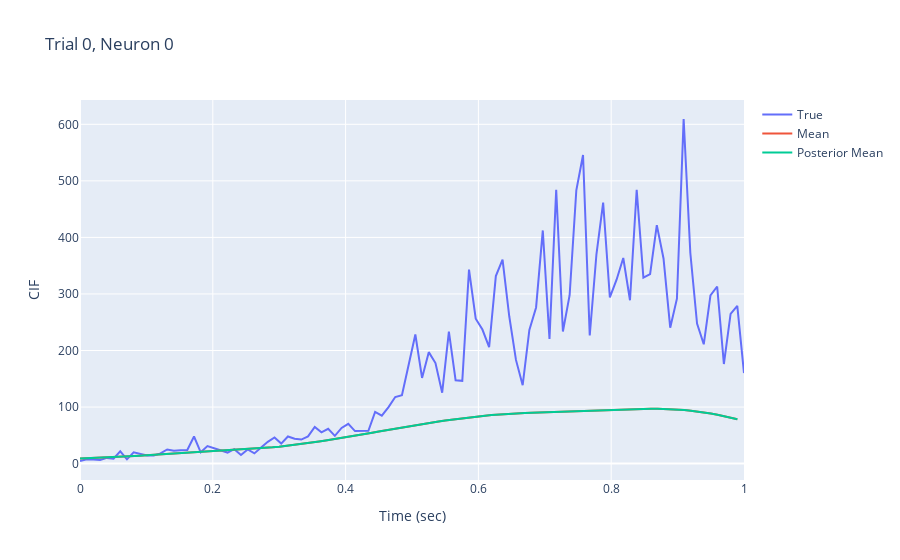

Notebook source saved alongside this figure:
### Markdown cell above
# Plot true and estimated CIFs

### Code cell
tTimesToPlot = trueLatentsTimes[trialToPlot]
tCIFValuesToPlot = trueCIFValues[trialToPlot][neuronToPlot]
T = torch.tensor(trialsLengths).max()
oneTrialCIFTimes = torch.arange(0, T, dtCIF)
cifTimes = torch.unsqueeze(torch.ger(torch.ones(nTrials), oneTrialCIFTimes), dim=2)

with torch.no_grad():
    epmcifValues = model.computeExpectedCIFs(times=cifTimes)
epmcifValuesToPlot = epmcifValues[trialToPlot][neuronToPlot]

title = "Trial {:d}, Neuron {:d}".format(trialToPlot, neuronToPlot)
fig = plot.svGPFA.plotUtilsPlotly.getPlotSimulatedAndEstimatedCIFs(tTimes=tTimesToPlot, tCIF=tCIFValuesToPlot, tLabel="True", eMeanTimes=oneTrialCIFTimes, eMeanCIF=epmcifValuesToPlot, eMeanLabel="Mean", ePosteriorMeanTimes=oneTrialCIFTimes, ePosteriorMeanCIF=epmcifValuesToPlot, ePosteriorMeanLabel="Posterior Mean", title=title)
fig.show()
# IPython.display.HTML(fig.to_html())
